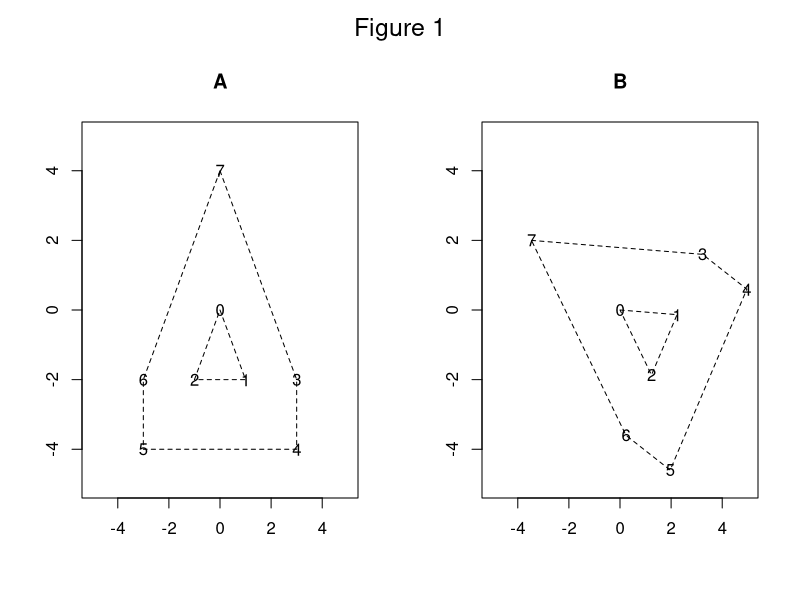
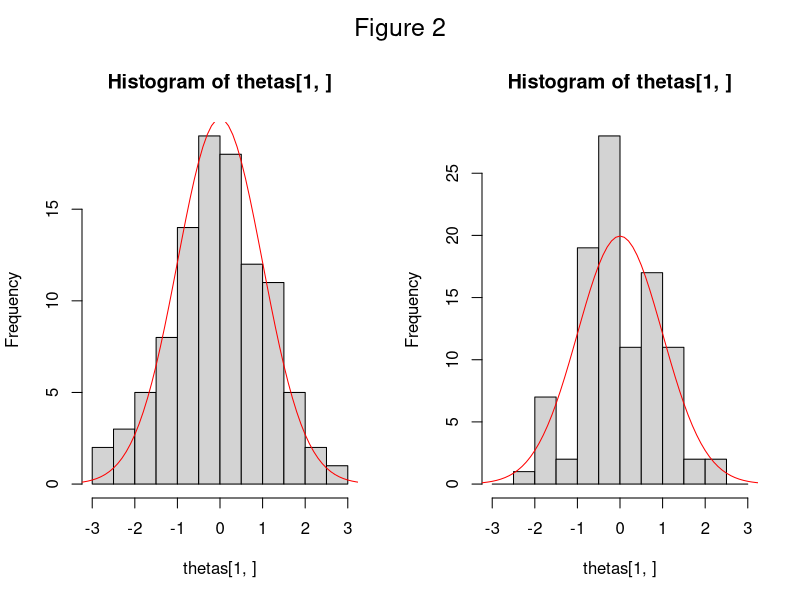
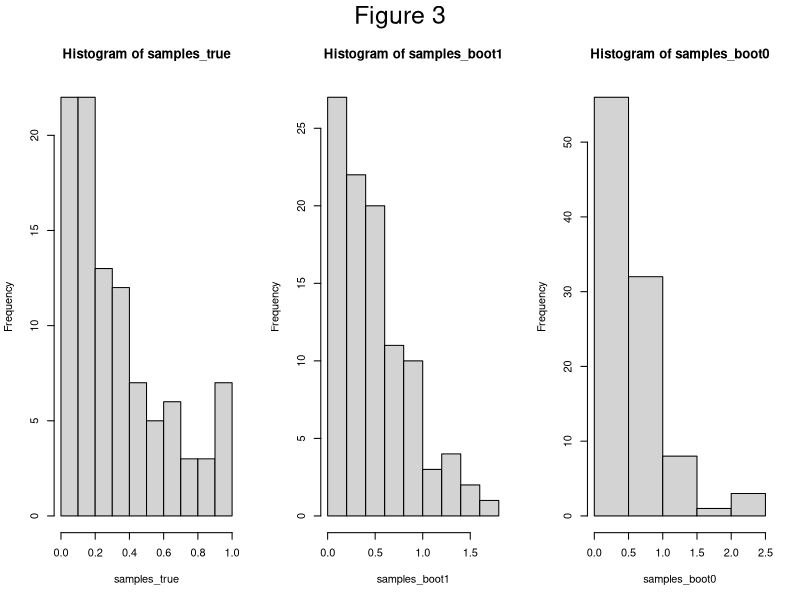
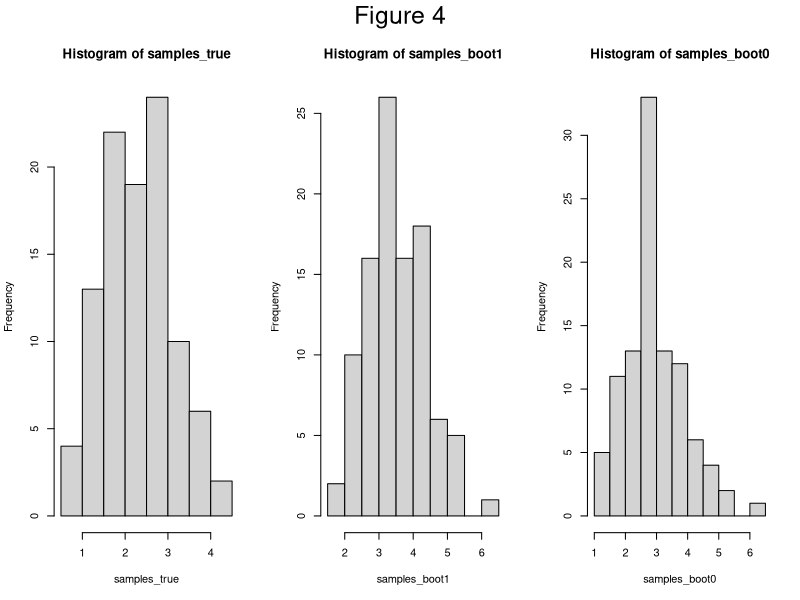

The R source for these figures, in order: (Note: a time limit stopped this script after it produced the figures.)
## ---- chunk 1
library(pracma)
shape.inner <- matrix(c(0,0, 1,-2, -1,-2, 0,0), 2, 4)
shape.outer <- matrix(c(0,4, 3,-2, 3,-4, -3,-4, -3,-2, 0,4), 2, 6)
A <- cbind(shape.inner[, -4], shape.outer[, -1])
theta <- pi/3; Omega0 <- matrix(c(cos(theta), sin(theta), -sin(theta), cos(theta)), 2, 2)
B <- Omega0 %*% A
par(mfrow=c(1,2),oma = c(0, 0, 2, 0))
plot(NA, NA, xlim = c(-5, 5), ylim = c(-5, 5), ann = FALSE); title("A")
for (i in 1:8) text(t(A[, i]), paste(i-1))
polygon(t(shape.inner), lty = 2); polygon(t(shape.outer), lty = 2)
plot(NA, NA, xlim = c(-5, 5), ylim = c(-5, 5), ann = FALSE); title("B")
polygon(t(Omega0 %*% shape.inner), lty = 2); polygon(t(Omega0 %*% shape.outer), lty = 2)
for (i in 1:8) text(t(B[, i]), paste(i-1))
mtext("Figure 1", outer = TRUE, cex = 1.5)
## ---- chunk 2
library(MASS)

f2 <- function(x, y = 0) sum((x-y)^2)

procrustes_data_model_ <- function(A, B, SigmaX, SigmaY) {
  p <- dim(A)[1]; q <- dim(A)[2]
  vecA <- as.numeric(A)
  vecB <- as.numeric(B)
  sampler <- function(nX, nY) {
    noise_mult <- 1
    if (nX == 0 && nY == 0) {
      nX <- 1; nY <- 1
      noise_mult <- 0
    }
    rawX <- repmat(vecA, nX, 1)
    temp <- noise_mult * t(mvrnorm(nX * q, rep(0, p), SigmaX))
    rawX <- t(t(rawX) + as.numeric(temp))
    rawY <- repmat(vecB, nY, 1)
    temp <- noise_mult * t(mvrnorm(nY * q, rep(0, p), SigmaY))
    rawY <- t(t(rawY) + as.numeric(temp))
    dat <- rbind(cbind(0, rawX), cbind(1, rawY))
    list(p = p, q  = q, dat = dat)
  }
  # force eval
  lala <- sampler(10, 10)
  sampler
}

## computes Ahat and Bhat
sample_moments <- function(res) {
  p <- res$p; q <- res$q; dat <- res$dat
  rawX <- dat[dat[,1] == 0, -1, drop = FALSE]
  rawY <- dat[dat[,1] == 1, -1, drop = FALSE]  
  Ahat <- matrix(colMeans(rawX), p, q)
  Bhat <- matrix(colMeans(rawY), p, q)
  list(Ahat = Ahat, Bhat = Bhat)
}
## ---- chunk 3
p <- 5
q <- 2
SigmaX <- 3 * cov(randn(2*p, p)); SigmaY <- 3 * cov(randn(2 * p, p))

A_0 <- randn(p, q); B_0 <- svd(randn(p, p))$u %*% A_0
h0_small <- procrustes_data_model_(A_0, B_0, SigmaX, SigmaY)

A_1 <- randn(p, q); B_1 <- randn(p, q)
h1_small <- procrustes_data_model_(A_1, B_1, SigmaX, SigmaY)

dat <- h0_small(100, 200)
mus <- sample_moments(dat)
c(f2(mus$Ahat, A_0), f2(mus$Bhat, B_0))

dat <- h0_small(0, 0)
mus <- sample_moments(dat)
c(f2(mus$Ahat, A_0), f2(mus$Bhat, B_0))

p <- 20; q <- 10
SigmaX <- cov(randn(2*p, p)); SigmaY <- cov(randn(2 * p, p))
A <- randn(p, q); B <- svd(randn(p, p))$u %*% A
h0_med1 <- procrustes_data_model_(A, B, SigmaX, SigmaY)
B <- randn(p, q)
h1_med1 <- procrustes_data_model_(A, B, SigmaX, SigmaY)

p <- 30; q <- 2
SigmaX <- cov(randn(2*p, p)); SigmaY <- cov(randn(2 * p, p))
A <- randn(p, q); B <- svd(randn(p, p))$u %*% A
h0_med2 <- procrustes_data_model_(A, B, SigmaX, SigmaY)
B <- randn(p, q)
h1_med2 <- procrustes_data_model_(A, B, SigmaX, SigmaY)

p <- 15; q <- 15
SigmaX <- cov(randn(2*p, p)); SigmaY <- cov(randn(2 * p, p))
A <- randn(p, q); B <- svd(randn(p, p))$u %*% A
h0_med3 <- procrustes_data_model_(A, B, SigmaX, SigmaY)
B <- randn(p, q)
h1_med3 <- procrustes_data_model_(A, B, SigmaX, SigmaY)
## ---- chunk 4

stat.T <- function(res) {
  mus <- sample_moments(res)
  res <- svd(mus$Ahat %*% t(mus$Bhat))
  R <- res$v %*% t(res$u)
  stat.T.raw <- R %*% mus$Ahat - mus$Bhat
  as.numeric(stat.T.raw)
}

stat.S <- function(res) {
  mus <- sample_moments(res)
  stat.S.raw <- t(mus$Ahat) %*% mus$Ahat - t(mus$Bhat) %*% mus$Bhat
  as.numeric(stat.S.raw)
}

nm_ <- function(theta) {
  newf <- function(res) {
    f2(theta(res))
  }
  newf
}

stat.T.nm <- nm_(stat.T)
stat.S.nm <- nm_(stat.S)

## ---- chunk 5

sampling_dist <- function(sampler, theta, nX, nY, mc.reps = 1e3, samples = FALSE) {
  # true params
  dat0 <- sampler(0, 0)
  theta0 <- theta(dat0)
  # get population
  thetas <- lapply(1:mc.reps, function(i) theta(sampler(nX, nY)))
  thetas <- do.call(cbind, thetas)
  if (samples) {
    return(thetas)
  }
  diffs <- thetas - theta0
  bias <- rowMeans(diffs)
  sdv <- apply(diffs, 1, sd)
  skew <- rowSums(diffs^3)/(rowSums(diffs^2))^(3/2)
  list(bias = bias, sdv = sdv, skew = skew)
}

## ---- chunk 6

jackknife <- function(res, theta) {
  theta0 <- theta(res)
  n <- dim(res$dat)[1]
  thetas <- list()
  for (i in 1:n) {
    dat2 <- res$dat[-i, , drop = FALSE]
    thetas[[i]] <- theta(list(p = res$p, q = res$q, dat = dat2))
  }
  thetas <- do.call(cbind, thetas)
  theta_bar <- rowMeans(thetas)
  diffs <- thetas - theta_bar
  bias <- (n-1) * (theta_bar - theta0)
  sdv <- sqrt((n-1) * rowMeans((thetas - theta_bar)^2))
  skew <- rowSums(diffs^3)/(rowSums(diffs^2))^(3/2)  
  list(bias = bias, sdv = sdv, skew = skew)
}
  
## ---- chunk 7

sampler <- h0_small
theta <- stat.S.nm
nX <- 20; nY <- 20
res.true <- sampling_dist(sampler, theta, nX, nY)
res.true
res <- sampler(nX, nY)
res.j <- jackknife(res, theta)
res.j

## ---- chunk 8
## studentized
s_ <- function(theta) {
  newf <- function(res) {
    jj <- jackknife(res, theta)
    theta(res)/jj$sdv
  }
  newf
}

## bias-corrected and studentized
bs_ <- function(theta) {
  newf <- function(res) {
    jj <- jackknife(res, theta)
    (theta(res) - jj$bias)/jj$sdv
  }
  newf
}

stat.T.s <- s_(stat.T)
stat.S.s <- s_(stat.S)
stat.T.bs <- bs_(stat.T)
stat.S.bs <- bs_(stat.S)
stat.T.ns <- s_(stat.T.nm)
stat.S.ns <- s_(stat.S.nm)
stat.T.nbs <- bs_(stat.T.nm)
stat.S.nbs <- bs_(stat.S.nm)
## ---- chunk 9
par(mfrow=c(1,2),oma = c(0, 0, 2, 0))
sampler <- h0_small
theta <- stat.S
nX <- 20; nY <- 20
## non-corrected
mc.reps <- 1e2
thetas <- sampling_dist(sampler, theta, nX, nY, mc.reps, samples = TRUE)
hist(thetas[1, ], 
     breaks = seq(floor(min(thetas[1, ])), ceiling(max(thetas[1, ])), 0.5)
     )
xs <- seq(-7, 7, 0.1)
lines(xs, mc.reps/2 * dnorm(xs), col = "red")
## studentidized and bc
thetas <- sampling_dist(sampler, bs_(theta), nX, nY, mc.reps, samples = TRUE)
hist(thetas[1, ], 
     breaks = seq(floor(min(thetas[1, ])), ceiling(max(thetas[1, ])), 0.5)
     )
lines(xs, mc.reps/2 * dnorm(xs), col = "red")
names(res)
stat.T.bs(res)
mtext("Figure 2", outer = TRUE, cex = 1.5)
## ---- chunk 10
boot_sampler <- function(res, h0 = FALSE) {
  p <- res$p; q <- res$q; dat <- res$dat; dat0 <- dat
  nX <- sum(dat[, 1] == 0); nY <- sum(dat[, 1] == 1);
  nX0 <- nX; nY0 <- nY
  rawX <- dat[dat[, 1]==0, -1]
  rawY <- dat[dat[, 1]==1, -1]
  residX <-t(t(rawX - colMeans(rawX)))
  residY <-t(t(rawY - colMeans(rawY)))  
  mus <- sample_moments(res)
  ress <- svd(mus$Ahat %*% t(mus$Bhat))
  R <- ress$v %*% t(ress$u)
  C <- (R %*% mus$Ahat + mus$Bhat)/2
  AC <- t(R) %*% C
  vecC <- as.numeric(C)
  vecAC <- as.numeric(AC)
  if (h0) {
    sampler <- function(nX = nX0, nY = nY0) {
      if (nX == 0 & nY == 0) {
        return(list(p = p, q = q, dat = dat0))
      }
      newX <- residX[sample(nX, nX, TRUE), , drop = FALSE]
      newY <- residY[sample(nY, nY, TRUE), , drop = FALSE]
      newX <- t(t(newX) + vecAC)
      newY <- t(t(newY) + vecC)
      dat <- rbind(cbind(0, newX), cbind(1, newY))
      list(p = p, q = q, dat = dat)    
    }
  } else {
    sampler <- function(nX = nX0, nY = nY0) {
      if (nX == 0 & nY == 0) {
        return(list(p = p, q = q, dat = dat0))
      }
      newX <- rawX[sample(nX, nX, TRUE), , drop = FALSE]
      newY <- rawY[sample(nY, nY, TRUE), , drop = FALSE]
      dat <- rbind(cbind(0, newX), cbind(1, newY))
      list(p = p, q = q, dat = dat)
    }
  }
  sampler
}
## ---- chunk 11
par(mfrow=c(1, 3),oma = c(0, 0, 2, 0))
theta <- stat.T.nm
nX  <- 50; nY <- 50
mc.reps <- 100
samples_true <- sampling_dist(h0_small, theta, nX, nY, mc.reps, TRUE)
hist(samples_true)
res <- h0_small(nX, nY)
boot_s1 <- boot_sampler(res, h0 = FALSE)
samples_boot1 <- sampling_dist(boot_s1, theta, nX, nY, mc.reps, TRUE)
hist(samples_boot1)
boot_s0 <- boot_sampler(res, h0 = TRUE)
samples_boot0 <- sampling_dist(boot_s0, theta, nX, nY, mc.reps, TRUE)
hist(samples_boot0)
mtext("Figure 3", outer = TRUE, cex = 1.5)
## ---- chunk 12
par(mfrow=c(1, 3),oma = c(0, 0, 2, 0))
theta <- stat.T.nm
nX  <- 50; nY <- 50
mc.reps <- 100
samples_true <- sampling_dist(h1_small, theta, nX, nY, mc.reps, TRUE)
hist(samples_true)
res <- h1_small(nX, nY)
boot_s1 <- boot_sampler(res, h0 = FALSE)
samples_boot1 <- sampling_dist(boot_s1, theta, nX, nY, mc.reps, TRUE)
hist(samples_boot1)
boot_s0 <- boot_sampler(res, h0 = TRUE)
samples_boot0 <- sampling_dist(boot_s0, theta, nX, nY, mc.reps, TRUE)
hist(samples_boot0)
mtext("Figure 4", outer = TRUE, cex = 1.5)
## ---- chunk 13

inverse_ci_test <- function(res, theta, mc.reps = 1000) {
  nX <- sum(res$dat[, 1] ==0); nY <- sum(res$dat[, 1]==1)
  boot_s1 <- boot_sampler(res, FALSE)
  thetas <- sampling_dist(boot_s1, theta, nX, nY, mc.reps, TRUE)
  pvs <- apply(thetas, 1, function(v) {
    p1 <- (sum(v > 0) + 1)/(mc.reps + 1)
    p2 <- (sum(v < 0) + 1)/(mc.reps + 1)
    2 * pmin(p1, p2)
  })
  min(pvs) * length(pvs)
}

boot_null_test <- function(res, theta, mc.reps = 1000) {
  nX <- sum(res$dat[, 1] ==0); nY <- sum(res$dat[, 1]==1)
  boot_s0 <- boot_sampler(res, TRUE)
  theta0 <- theta(res)
  thetas <- sampling_dist(boot_s0, theta, nX, nY, mc.reps, TRUE)  
  pvs <- sapply(1:length(theta0), function(i) {
    v <- thetas[i, ]; v0 <- theta0[i]
    p1 <- (sum(v > v0) + 1)/(mc.reps + 1)
    p2 <- (sum(v < v0) + 1)/(mc.reps + 1)
    2 * pmin(p1, p2)
  })
  min(pvs) * length(pvs)
}

## ---- chunk 14
nX <- 100; nY <- 100; mc.reps = 1000
res0 <- h0_small(nX, nY)
res1 <- h1_small(nX, nY)

## stat T
c(inverse_ci_test(res0, stat.T, mc.reps), inverse_ci_test(res1, stat.T, mc.reps))
c(inverse_ci_test(res0, stat.T.s, mc.reps), inverse_ci_test(res1, stat.T.s, mc.reps))
c(inverse_ci_test(res0, stat.T.bs, mc.reps), inverse_ci_test(res1, stat.T.bs, mc.reps))
c(boot_null_test(res0, stat.T, mc.reps), boot_null_test(res1, stat.T, mc.reps))
c(boot_null_test(res0, stat.T.s, mc.reps), boot_null_test(res1, stat.T.s, mc.reps))
c(boot_null_test(res0, stat.T.bs, mc.reps), boot_null_test(res1, stat.T.bs, mc.reps))
## stat T norm
c(inverse_ci_test(res0, stat.T.nm, mc.reps), inverse_ci_test(res1, stat.T.nm, mc.reps))
c(inverse_ci_test(res0, stat.T.ns, mc.reps), inverse_ci_test(res1, stat.T.ns, mc.reps))
c(inverse_ci_test(res0, stat.T.nbs, mc.reps), inverse_ci_test(res1, stat.T.nbs, mc.reps))
c(boot_null_test(res0, stat.T.nm, mc.reps), boot_null_test(res1, stat.T.nm, mc.reps))
c(boot_null_test(res0, stat.T.ns, mc.reps), boot_null_test(res1, stat.T.ns, mc.reps))
c(boot_null_test(res0, stat.T.nbs, mc.reps), boot_null_test(res1, stat.T.nbs, mc.reps))
## stat S
c(inverse_ci_test(res0, stat.S, mc.reps), inverse_ci_test(res1, stat.S, mc.reps))
c(inverse_ci_test(res0, stat.S.s, mc.reps), inverse_ci_test(res1, stat.S.s, mc.reps))
c(inverse_ci_test(res0, stat.S.bs, mc.reps), inverse_ci_test(res1, stat.S.bs, mc.reps))
c(boot_null_test(res0, stat.S, mc.reps), boot_null_test(res1, stat.S, mc.reps))
c(boot_null_test(res0, stat.S.s, mc.reps), boot_null_test(res1, stat.S.s, mc.reps))
c(boot_null_test(res0, stat.S.bs, mc.reps), boot_null_test(res1, stat.S.bs, mc.reps))
## stat S norm
c(inverse_ci_test(res0, stat.S.nm, mc.reps), inverse_ci_test(res1, stat.S.nm, mc.reps))
c(inverse_ci_test(res0, stat.S.ns, mc.reps), inverse_ci_test(res1, stat.S.ns, mc.reps))
c(inverse_ci_test(res0, stat.S.nbs, mc.reps), inverse_ci_test(res1, stat.S.nbs, mc.reps))
c(boot_null_test(res0, stat.S.nm, mc.reps), boot_null_test(res1, stat.S.nm, mc.reps))
c(boot_null_test(res0, stat.S.ns, mc.reps), boot_null_test(res1, stat.S.ns, mc.reps))
c(boot_null_test(res0, stat.S.nbs, mc.reps), boot_null_test(res1, stat.S.nbs, mc.reps))
## ---- chunk 15
alpha_bca <- function(alpha, z0, acc) {
  za <- qnorm(alpha)
  pnorm(
    z0 + (z0 + za)/(1 - acc * (z0 + za))
    )
}

inv_alpha_bca <- function(alpha_bca, z0, acc) {
  if (alpha_bca == 1) {
    return(1)
  }
  za <- qnorm(alpha_bca)
  pnorm(
    ((1 - acc * z0) * (za - z0) - z0)/
      (1 + acc * (za - z0))
    )
}

alpha_bca(0.1, 0.2, 0.01)
inv_alpha_bca(0.19251559, 0.2, 0.01)
## ---- chunk 16
theta <- stat.T

inverse_bca_test <- function(res, theta, mc.reps = 1000) {
  jj <- jackknife(res, theta)
  acc <- jj$skew/6
  boot_s1 <- boot_sampler(res, FALSE)
  thetas <- sampling_dist(boot_s1, theta, nX, nY, mc.reps, TRUE)
  theta0 <- theta(res)
  z0s <- sapply(1:length(theta0), function(i) {
    qnorm(sum(thetas[i, ] < theta0[i])/mc.reps)
  })
  pvs <- sapply(1:length(theta0), function(i) {
    v <- thetas[i, ]
    p1 <- (sum(v > 0) + 1)/(mc.reps + 1)
    p2 <- (sum(v < 0) + 1)/(mc.reps + 1)
    p1_mod <- inv_alpha_bca(p1, z0s[i], acc[i])
    p2_mod <- inv_alpha_bca(p2, -z0s[i], acc[i])
    2 * pmin(p1_mod, p2_mod)
  })
  min(pvs) * length(pvs)
}
## ---- chunk 17
nX <- 100; nY <- 100; mc.reps = 1000
res0 <- h0_small(nX, nY)
res1 <- h1_small(nX, nY)

c(inverse_bca_test(res0, stat.T, mc.reps), inverse_bca_test(res1, stat.T, mc.reps))
c(inverse_bca_test(res0, stat.T.nm, mc.reps), inverse_bca_test(res1, stat.T.nm, mc.reps))
c(inverse_bca_test(res0, stat.S, mc.reps), inverse_bca_test(res1, stat.S, mc.reps))
c(inverse_bca_test(res0, stat.S.nm, mc.reps), inverse_bca_test(res1, stat.S.nm, mc.reps))
